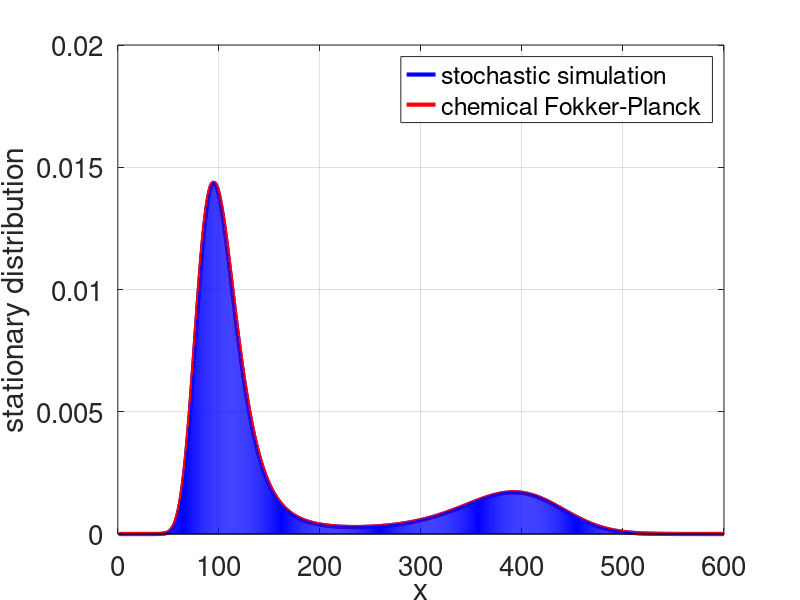
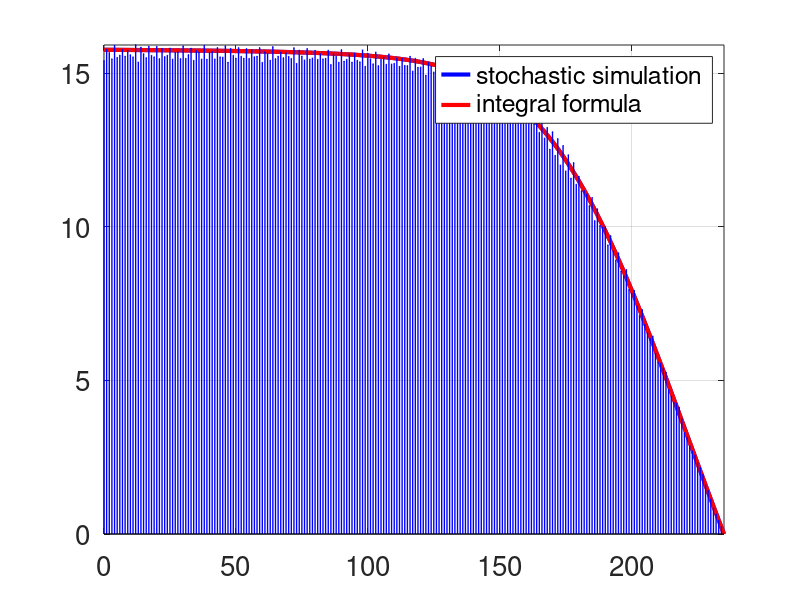

Here is the MATLAB script that generated these plots, in order:
function CH3_CFP_bistable

k1=0.00025;
k2=0.18;
k3=37.5;
k4=2200;

F = @(x)(k2*x.*(x-1)+k4)./(k1*x.*(x-1).*(x-2)+k2*x.*(x-1)+k3*x+k4);

for ii=1:600
    a(ii)=ii;
    diff2(ii)=k1*a(ii).*(a(ii)-1).*(a(ii)-2)+k2*a(ii).*(a(ii)-1)+k3*a(ii)+k4;
    statdistr(ii)=exp(-(2*a(ii)-4*quad(F,0,a(ii))+log(diff2(ii))+44.4));
end

statdistr=statdistr/sum(statdistr);
potential=-log(statdistr);

figure;

plot(a,statdistr,'b','Linewidth',3);
hold on;
load data_Figure3_5a.dat;
schloglhistogram=data_Figure3_5a;
plot(a,statdistr,'r','Linewidth',3);
stem(1:600,schloglhistogram,'b','Markersize',0.5);
set(gca,'Fontsize',20);
grid on;

xlabel('x','interpreter','tex');
ylabel('stationary distribution');
h3=legend('stochastic simulation','chemical Fokker-Planck');

load data_Figure3_5b.dat;
initialx=data_Figure3_5b(:,1);
exittimes=data_Figure3_5b(:,2);

intp(1)=0;
for ii=2:235
    intp(ii)=intp(ii-1)+statdistr(ii-1)/2+statdistr(ii)/2;
end
tau(235)=0;
for ii=234:-1:1
    tau(ii)=tau(ii+1)+intp(ii+1)/statdistr(ii+1)/(diff2(ii+1))+intp(ii)/statdistr(ii)/(diff2(ii));
end

figure;

xlabel('y');
ylabel('\tau(y) [min]','interpreter','tex');
plot(0:235,[tau(1) tau],'b','Linewidth',3);
hold on;
plot(0:235,[tau(1) tau],'r','Linewidth',3);
stem(initialx,exittimes,'b','Markersize',0.5,'LineWidth',1);
legend('stochastic simulation','integral formula');
set(gca,'Fontsize',20);
axis tight;
grid on;

zz=a(235);
d2xu=diff2(235);
derd2xu=k1*((zz-1)*(zz-2)+zz*(zz-1)+zz*(zz-2))+k2*zz+k2*(zz-1)+k3;
derderphixu=((-4*k2*zz-4*k2*(zz-1)+2*k2+k1*(6*zz-6))*d2xu-(-4*k2*zz*(zz-1)-4*k4+derd2xu)*derd2xu)/(d2xu*d2xu);
zz=a(95);
d2xf=diff2(95);
derd2xf=k1*((zz-1)*(zz-2)+zz*(zz-1)+zz*(zz-2))+k2*zz+k2*(zz-1)+k3;
derderphixf=((-4*k2*zz-4*k2*(zz-1)+2*k2+k1*(6*zz-6))*d2xf-(-4*k2*zz*(zz-1)-4*k4+derd2xf)*derd2xf)/(d2xf*d2xf);
Kramersexittime=3.14159265358979*exp(potential(235)-potential(95))/sqrt(derderphixf*(-derderphixu));
Kramersexittime=2*Kramersexittime/(d2xu);

disp('Mean Exit Time');
disp(['Exact Formula:',num2str(tau(95))]);
disp(['Kramers Approximation:',num2str(Kramersexittime)]);
